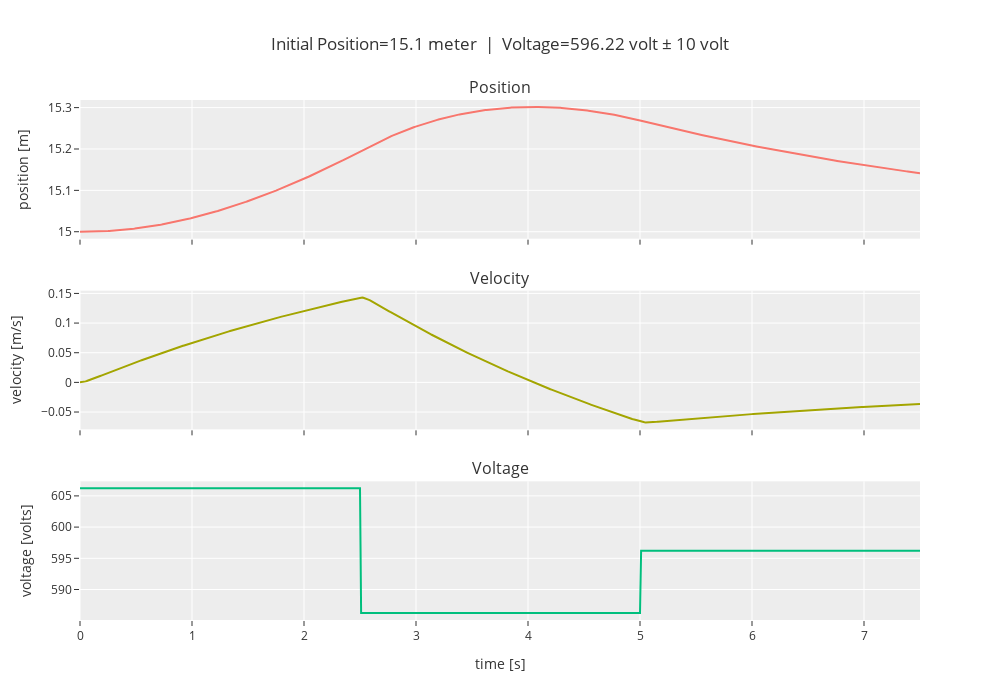

Notebook code for this chart:
### Markdown cell above
### Position $x = 15$

### Code cell
x = 15
linear_analysis(x, doublet_magnitude=10)

### Figure 1 — Plotly figure (JSON) as saved in the notebook; plotly's stock layout.template omitted (floating-point values rounded to 4 significant figures; data arrays with more than 128 entries replaced by an {"elided": "..."} marker saying what was removed)
{"data": [{"type": "scatter", "x": {"elided": "752 float values"}, "xaxis": "x", "y": {"elided": "752 float values"}, "yaxis": "y"}, {"type": "scatter", "x": {"elided": "752 float values"}, "xaxis": "x2", "y": {"elided": "752 float values"}, "yaxis": "y2"}, {"type": "scatter", "x": {"elided": "752 float values"}, "xaxis": "x3", "y": {"elided": "752 float values"}, "yaxis": "y3"}], "layout": {"annotations": [{"font": {"size": 16}, "showarrow": false, "text": "Position", "x": 0.5, "xanchor": "center", "xref": "paper", "y": 1, "yanchor": "bottom", "yref": "paper"}, {"font": {"size": 16}, "showarrow": false, "text": "Velocity", "x": 0.5, "xanchor": "center", "xref": "paper", "y": 0.6333, "yanchor": "bottom", "yref": "paper"}, {"font": {"size": 16}, "showarrow": false, "text": "Voltage", "x": 0.5, "xanchor": "center", "xref": "paper", "y": 0.2667, "yanchor": "bottom", "yref": "paper"}], "height": 700, "showlegend": false, "title": {"text": "Initial Position=15.1 meter  |  Voltage=596.22 volt ± 10 volt"}, "width": 1000, "xaxis": {"anchor": "y", "domain": [0, 1], "matches": "x3", "showticklabels": false}, "xaxis2": {"anchor": "y2", "domain": [0, 1], "matches": "x3", "showticklabels": false}, "xaxis3": {"anchor": "y3", "domain": [0, 1], "title": {"text": "time [s]"}}, "yaxis": {"anchor": "x", "domain": [0.7333, 1], "title": {"text": "position [m]"}}, "yaxis2": {"anchor": "x2", "domain": [0.3667, 0.6333], "title": {"text": "velocity [m/s]"}}, "yaxis3": {"anchor": "x3", "domain": [0, 0.2667], "title": {"text": "voltage [volts]"}}}}
